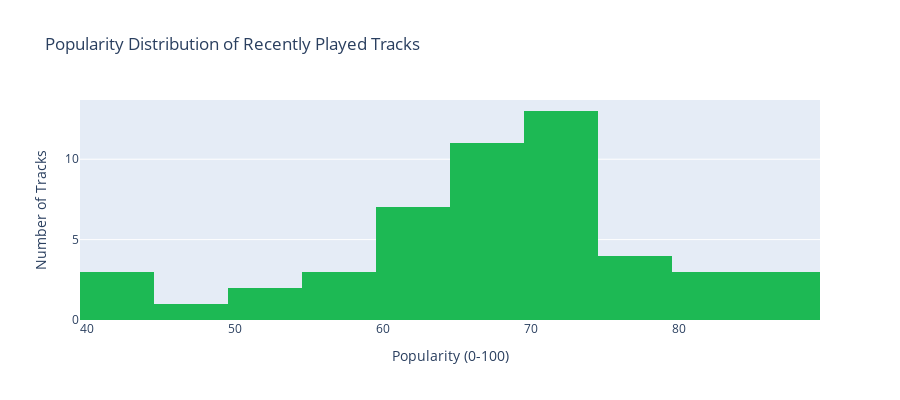

Here is the notebook cell this chart was saved with:
### Markdown cell above
### 1.4 Mainstream vs Niche Analysis

### Code cell
mainstream_score = metrics['diversity']['mainstream_score']
artist_diversity = metrics['diversity']['artist_diversity']

print("🎯 Mainstream vs Niche Profile:")
print(f"   Mainstream Score: {mainstream_score:.0f}/100")
print(f"   Artist Diversity: {artist_diversity:.2%}")

if mainstream_score >= 70:
    profile = "Mainstream Listener"
    description = "You prefer popular, well-known artists"
elif mainstream_score >= 40:
    profile = "Balanced Explorer"
    description = "You enjoy a mix of popular and niche artists"
else:
    profile = "Niche Enthusiast"
    description = "You discover and enjoy less mainstream artists"

print(f"\n   Profile: {profile}")
print(f"   Description: {description}")

# Popularity distribution
fig = go.Figure()
fig.add_trace(go.Histogram(
    x=recent_df['popularity'],
    nbinsx=20,
    marker_color='#1DB954',
    name='Tracks'
))

fig.update_layout(
    title="Popularity Distribution of Recently Played Tracks",
    xaxis_title="Popularity (0-100)",
    yaxis_title="Number of Tracks",
    height=400
)

fig.show()

### Figure 1 — Plotly figure (JSON) as saved in the notebook; plotly's stock layout.template omitted (floating-point values rounded to 4 significant figures)
{"data": [{"marker": {"color": "#1DB954"}, "name": "Tracks", "nbinsx": 20, "type": "histogram", "x": [79, 82, 73, 70, 78, 66, 81, 82, 87, 43, 56, 85, 67, 54, 43, 72, 61, 62, 76, 89, 57, 66, 67, 65, 67, 60, 67, 61, 74, 44, 67, 72, 60, 65, 77, 49, 72, 70, 51, 62, 67, 58, 70, 69, 70, 70, 72, 73, 71, 63]}], "layout": {"height": 400, "title": {"text": "Popularity Distribution of Recently Played Tracks"}, "xaxis": {"title": {"text": "Popularity (0-100)"}}, "yaxis": {"title": {"text": "Number of Tracks"}}}}
